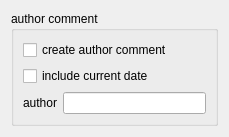
<?xml version="1.0" encoding="UTF-8"?>
<ui version="4.0">
 <class>OptionsDialog</class>
 <widget class="QDialog" name="OptionsDialog">
  <property name="geometry">
   <rect>
    <x>0</x>
    <y>0</y>
    <width>229</width>
    <height>123</height>
   </rect>
  </property>
  <property name="windowTitle">
   <string>Dialog</string>
  </property>
  <layout class="QVBoxLayout" name="verticalLayout">
   <item>
    <widget class="QGroupBox" name="groupBox">
     <property name="title">
      <string>author comment</string>
     </property>
     <layout class="QFormLayout" name="formLayout">
      <item row="2" column="0">
       <widget class="QLabel" name="label">
        <property name="text">
         <string>author</string>
        </property>
       </widget>
      </item>
      <item row="2" column="1">
       <widget class="QLineEdit" name="lineEditAuthor"/>
      </item>
      <item row="0" column="0" colspan="2">
       <widget class="QCheckBox" name="checkBoxCreateAuthorComment">
        <property name="text">
         <string>create author comment</string>
        </property>
       </widget>
      </item>
      <item row="1" column="0" colspan="2">
       <widget class="QCheckBox" name="checkBoxIncludeDate">
        <property name="text">
         <string>include current date</string>
        </property>
       </widget>
      </item>
     </layout>
    </widget>
   </item>
   <item>
    <spacer name="verticalSpacer">
     <property name="orientation">
      <enum>Qt::Vertical</enum>
     </property>
     <property name="sizeHint" stdset="0">
      <size>
       <width>20</width>
       <height>40</height>
      </size>
     </property>
    </spacer>
   </item>
  </layout>
 </widget>
 <resources/>
 <connections/>
</ui>
